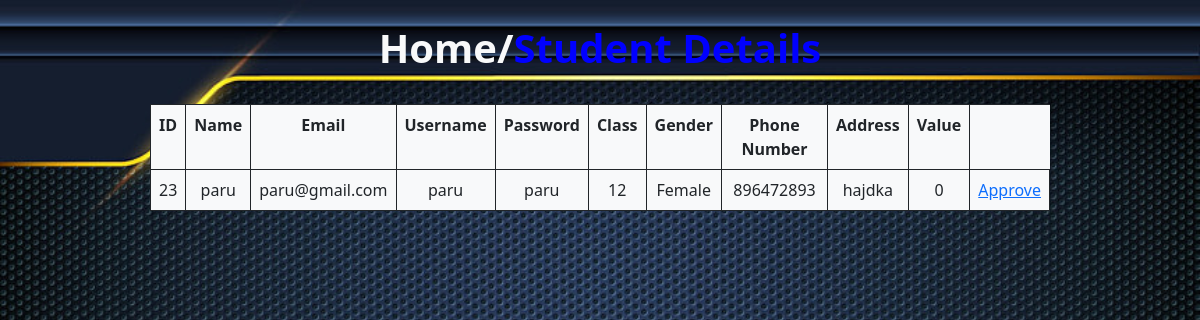
The app's page /studview, older data.
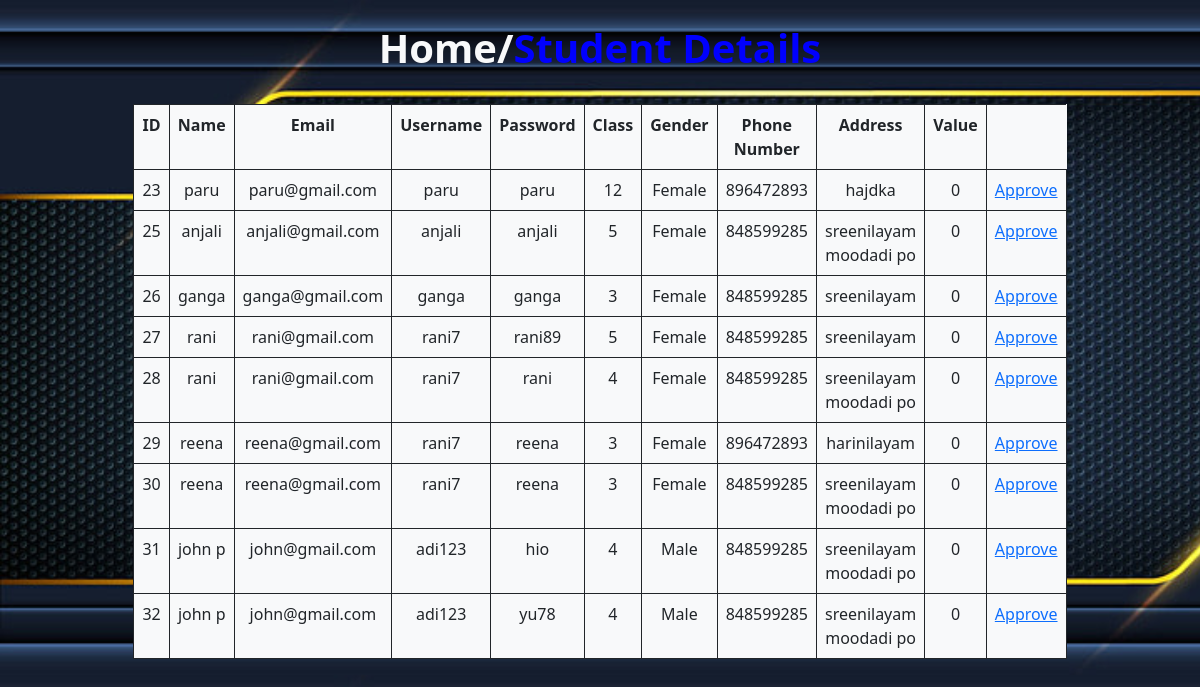
The same page, newer data.
### school_app/models.py (models this page shows)
class Student(models.Model):
    Name=models.CharField(max_length=20)
    Email=models.EmailField(max_length=20)
    GENDER_CHOICES= (
        ('M', 'Male'),
        ('F', 'Female'),
        )
    Gender = models.CharField(max_length=1, choices=GENDER_CHOICES)
    Address=models.CharField(max_length=50)
    Phone_no=models.CharField(max_length=12)
    user_type=models.CharField(max_length=10)
    value=models.IntegerField(max_length=1)
    Username=models.CharField(max_length=12,default='student')
    Password=models.CharField(max_length=8,default=788904)
    cls=models.CharField(max_length=5,default=0)

### school_app/views.py (the view)
# urls.py: path('studview',views.studentview,name='studview'),
def studentview(request):
    a=Student.objects.filter(value=0)
    return render(request,'approve_students.html',{'a1':a})

### school_app/templates/approve_students.html (shortened to what this page needs)
<!DOCTYPE html>
<html lang="en">
<head>
    <link href="https://cdn.jsdelivr.net/npm/bootstrap@5.0.2/dist/css/bootstrap.min.css" rel="stylesheet"
>
</head>
<body>
    <br>
    <h1><a href="adminhome" class="text-light text-decoration-none">Home/</a>Student Details</h1><br>
    <div>
        <table class="table  table-bordered w-75 bg-light h-100 border-dark ">
            <tr>
                <th>ID</th>
                <th>Name</th>
                <th>Email</th>
                <th>Username</th>
                <th>Password</th>
                <th>Class</th>
                <th>Gender</th>
                <th>Phone Number</th>
                <th>Address</th>
                <th>Value</th>
            </tr>
            {% for i in a1 %}
            <tr>
                <td>{{i.id}}</td>
                <td>{{i.Name}}</td>
                <td>{{i.Email}}</td>
                <td>{{i.Username}}</td>
                <td>{{i.Password}}</td>
                <td>{{i.cls}}</td>
                <td>{{i.Gender}}</td>
                <td>{{i.Phone_no}}</td>
                <td>{{i.Address}}</td>
                <td>{{i.value}}</td>
                <td><a href="approve/{{i.id}}">Approve</a></td>
            </tr>
            {% endfor %}
        </table>
    </div>
</body>
</html>

### school_app/templates/approve_students.html (style rules this page uses)
body { background-image: url('static/images/pngtree-blue.jpg'); background-size: cover; }
h1 { color: blue; font-weight: bold; }
div { display: flex; justify-content: center; }
h1, table { text-align: center; }

Row changes from the older to the newer data that the page shows:
added Student: id "25", Name "anjali", Email "anjali@gmail.com", Username "anjali", Password "anjali", cls "5", Gender "Female", Phone_no "848599285", Address "sreenilayam moodadi po", value "0"
added Student: id "26", Name "ganga", Email "ganga@gmail.com", Username "ganga", Password "ganga", cls "3", Gender "Female", Phone_no "848599285", Address "sreenilayam", value "0"
added Student: id "27", Name "rani", Email "rani@gmail.com", Username "rani7", Password "rani89", cls "5", Gender "Female", Phone_no "848599285", Address "sreenilayam", value "0"
added Student: id "28", Name "rani", Email "rani@gmail.com", Username "rani7", Password "rani", cls "4", Gender "Female", Phone_no "848599285", Address "sreenilayam moodadi po", value "0"
added Student: id "29", Name "reena", Email "reena@gmail.com", Username "rani7", Password "reena", cls "3", Gender "Female", Phone_no "896472893", Address "harinilayam", value "0"
added Student: id "30", Name "reena", Email "reena@gmail.com", Username "rani7", Password "reena", cls "3", Gender "Female", Phone_no "848599285", Address "sreenilayam moodadi po", value "0"
added Student: id "31", Name "john p", Email "john@gmail.com", Username "adi123", Password "hio", cls "4", Gender "Male", Phone_no "848599285", Address "sreenilayam moodadi po", value "0"
added Student: id "32", Name "john p", Email "john@gmail.com", Username "adi123", Password "yu78", cls "4", Gender "Male", Phone_no "848599285", Address "sreenilayam moodadi po", value "0"
